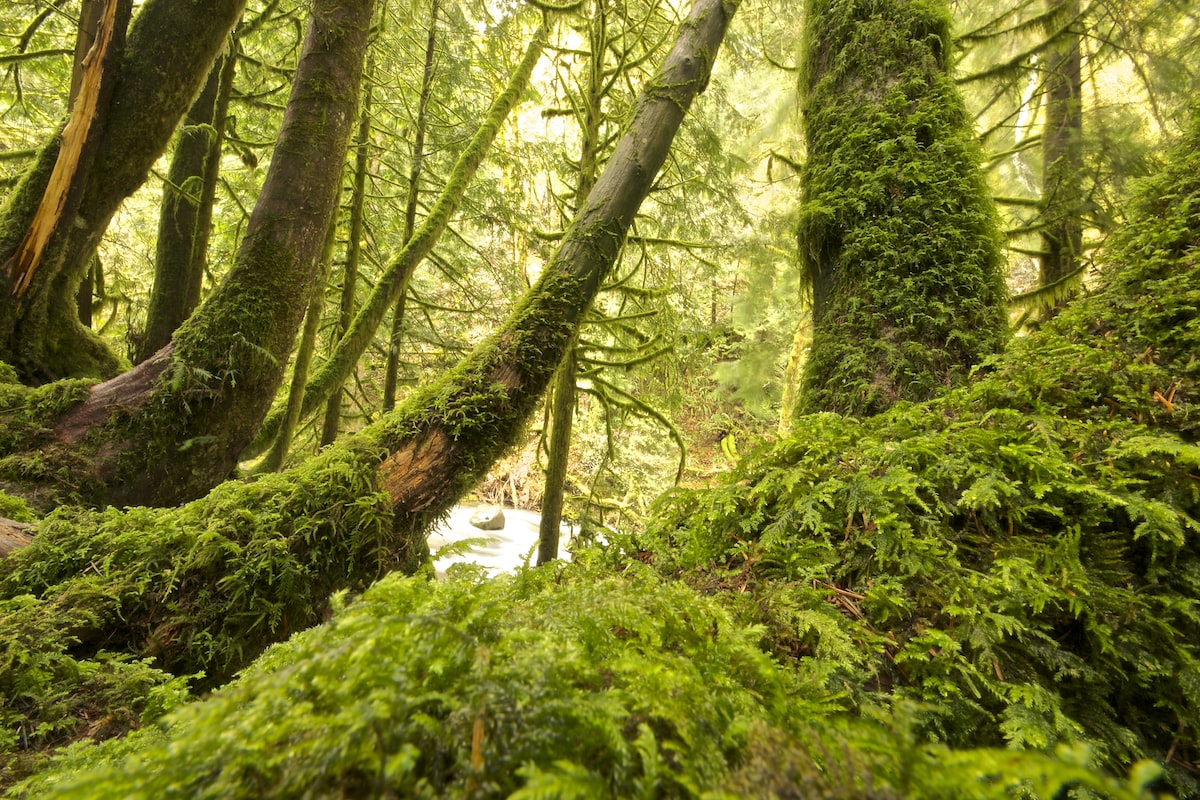
#> input picture Dataset/15.jpg, 1200 x 800 px, found by its file name
$ jupyter execute Edums_final.ipynb   (older library calls are emulated)
#> lines starting #> are read from the running program, lines starting #| are printed output that depends on the picture; long printed decimals are rounded
[cell 1]
import cv2
import numpy as np
from scipy import ndimage
from scipy.ndimage import gaussian_filter
from skimage.metrics import structural_similarity as ssim
from skimage.metrics import peak_signal_noise_ratio as psnr
from skimage.metrics import mean_squared_error as mse

[cell 2]
#phương pháp bicubic
img = cv2.imread("15.jpg")
#> img is the input picture: shape (800, 1200, 3); mean B, G, R 41.5, 117.8, 117.9

# resize bằng bicubic
bicubic = cv2.resize(img, None, fx=2, fy=2, interpolation=cv2.INTER_CUBIC)

img1 = bicubic
cv2.imwrite("15_bicubic.jpg", img1)
#> Out = True

[cell 3]
# EIAAF
gray = cv2.cvtColor(img1, cv2.COLOR_BGR2GRAY)

# tính gradient
gx = cv2.Sobel(gray, cv2.CV_32F, 1, 0)
gy = cv2.Sobel(gray, cv2.CV_32F, 0, 1)

mag = cv2.magnitude(gx, gy)
dir = cv2.phase(gx, gy)
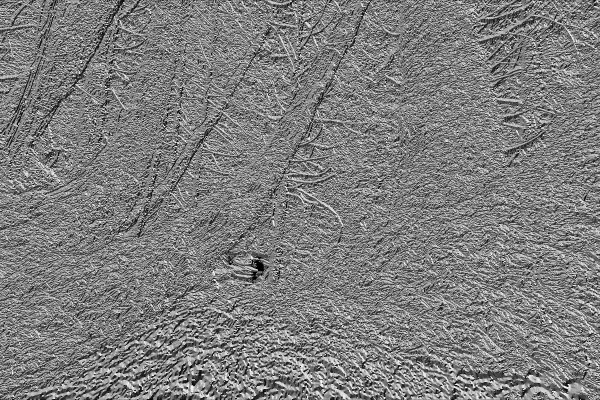
#> dir: shape (1600, 2400) float32 (shown at 1/4 size); min 0, max 6.28, mean 3.11; drawn with min black and max white

# mờ theo hướng cạnh
blur1 = cv2.GaussianBlur(img1, (5, 5), 0.5)
mask = cv2.normalize(mag, None, 0, 1, cv2.NORM_MINMAX)

# trộn
mask = np.stack([mask] * 3, axis=-1)
#> mask: shape (1600, 2400, 3) float32
jaggy_suppressed = img1*(1-mask) + blur1*mask
jaggy_suppressed = jaggy_suppressed.astype(np.uint8)
img2 = jaggy_suppressed
cv2.imwrite("15_EIAAF.jpg", img2)
#> Out = True

[cell 4]
# EDUMS
def tinh_gradient(anh):
    sobel_x = np.array([[-1, 0, 1],
                        [-2, 0, 2],
                        [-1, 0, 1]])
    sobel_y = np.array([[-1, -2, -1],
                        [ 0,  0,  0],
                        [ 1,  2,  1]])
    gx = ndimage.convolve(anh, sobel_x, mode='reflect')
    gy = ndimage.convolve(anh, sobel_y, mode='reflect')
    do_lon = np.sqrt(gx**2 + gy**2)
    huong = np.arctan2(gy, gx)
    return do_lon, huong, gx, gy

def rgb_to_ycbcr_fullrange(rgb):
    # rgb: float in 0..255
    R = rgb[...,0]; G = rgb[...,1]; B = rgb[...,2]
    Y  =  0.29900 * R + 0.58700 * G + 0.11400 * B
    Cb = 128.0 + (-0.168736 * R - 0.331264 * G + 0.5 * B)
    Cr = 128.0 + (0.5 * R - 0.418688 * G - 0.081312 * B)
    return Y, Cb, Cr

def ycbcr_to_rgb_fullrange(Y, Cb, Cr):
    cb = Cb - 128.0
    cr = Cr - 128.0
    R = Y + 1.40200 * cr
    G = Y - 0.344136 * cb - 0.714136 * cr
    B = Y + 1.77200 * cb
    return np.stack([R, G, B], axis=-1)

def edums_nhanh_ycbcr(anh, alpha=1.5, sigma=2.0, bgr=False, verbose=False):
    """
    Sharpen chỉ trên kênh Y (YCbCr full-range), giữ Cb/Cr nguyên vẹn.
    Trả về ảnh cùng dtype/scale như input. Nếu bgr=True thì input/output là BGR (cv2).
    Nếu verbose=True: in thông tin debug.
    """
    orig_dtype = anh.dtype
    arr = anh.astype(np.float64)

    # detect float 0..1 scaling
    scaled_from_0_1 = False
    if np.issubdtype(orig_dtype, np.floating) and arr.max() <= 1.0 + 1e-12:
        arr = arr * 255.0
        scaled_from_0_1 = True

    has_alpha = (arr.ndim == 3 and arr.shape[2] == 4)
    alpha_chan = None
    if has_alpha:
        alpha_chan = arr[...,3].copy()
        arr = arr[...,:3]

    if verbose:
        print("DEBUG: arr.shape", arr.shape, "dtype", orig_dtype, "scaled_from_0_1", scaled_from_0_1)

    # If grayscale input (HxW)
    if arr.ndim == 2:
        Y = arr
        do_lon, huong, gx, gy = tinh_gradient(Y)
        max_m = np.max(do_lon)
        do_lon_norm = do_lon / (max_m + 1e-10)
        w = np.clip(do_lon_norm, 0.0, 1.0)
        Y_blur = gaussian_filter(Y, sigma=sigma)
        mask = Y - Y_blur
        Y_sharp = np.clip(Y + alpha * mask * w, 0.0, 255.0)
        out = Y_sharp
    else:
        rgb = arr.copy()
        if bgr:
            rgb = rgb[..., ::-1]  # BGR -> RGB for processing

        # Convert to YCbCr (works with 0..255 float)
        Y, Cb, Cr = rgb_to_ycbcr_fullrange(rgb)

        # compute edge weight on Y
        do_lon, huong, gx, gy = tinh_gradient(Y)
        max_m = np.max(do_lon)
        do_lon_norm = do_lon / (max_m + 1e-10)
        w = np.clip(do_lon_norm, 0.0, 1.0)

        Y_blur = gaussian_filter(Y, sigma=sigma)
        mask = Y - Y_blur
        Y_sharp = np.clip(Y + alpha * mask * w, 0.0, 255.0)

        # Reconstruct RGB from sharpened Y and original Cb/Cr
        out_rgb = ycbcr_to_rgb_fullrange(Y_sharp, Cb, Cr)
        # Clip and ensure shape HxWx3
        out_rgb = np.clip(out_rgb, 0.0, 255.0)

        if bgr:
            out_rgb = out_rgb[..., ::-1]

        out = out_rgb

    # reattach alpha channel if present
    if has_alpha:
        alpha_chan_clipped = np.clip(alpha_chan, 0.0, 255.0)
        out = np.concatenate([out, alpha_chan_clipped[..., np.newaxis]], axis=2)

    # cast back to original dtype/scale
    if scaled_from_0_1:
        out = out / 255.0
        out = out.astype(orig_dtype)
    else:
        if np.issubdtype(orig_dtype, np.integer):
            out = np.clip(out, 0, 255).round().astype(orig_dtype)
        else:
            out = out.astype(orig_dtype)

    if verbose:
        print("DEBUG: out.shape", out.shape, "out.dtype", out.dtype,
              "min/max:", out.min(), out.max())
        if out.ndim == 3:
            print("DEBUG: channel means:", [out[...,c].mean() for c in range(out.shape[2])])

    return out

[cell 5]
# in ra ảnh sau khi dùng EDUMS
img3 = edums_nhanh_ycbcr(img2, alpha=1.5, sigma=1.5, bgr=True, verbose=True)
#| DEBUG: arr.shape (1600, 2400, 3) dtype uint8 scaled_from_0_1 False
#> in tinh_gradient, `gy = ndimage.convolve(anh, sobel_y, mode='reflect')`:
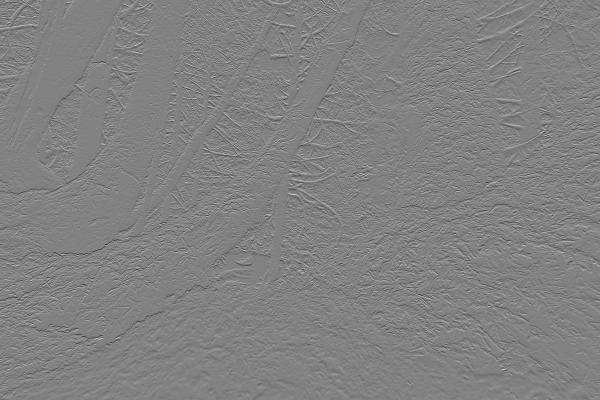
#> gy: shape (1600, 2400) float64 (shown at 1/4 size); min -655.7, max 635.9, mean 0.2; drawn with min black and max white
#> in edums_nhanh_ycbcr, `max_m = np.max(do_lon)`: max_m = 685.3
#> in edums_nhanh_ycbcr, `out_rgb = np.clip(out_rgb, 0.0, 255.0)`:
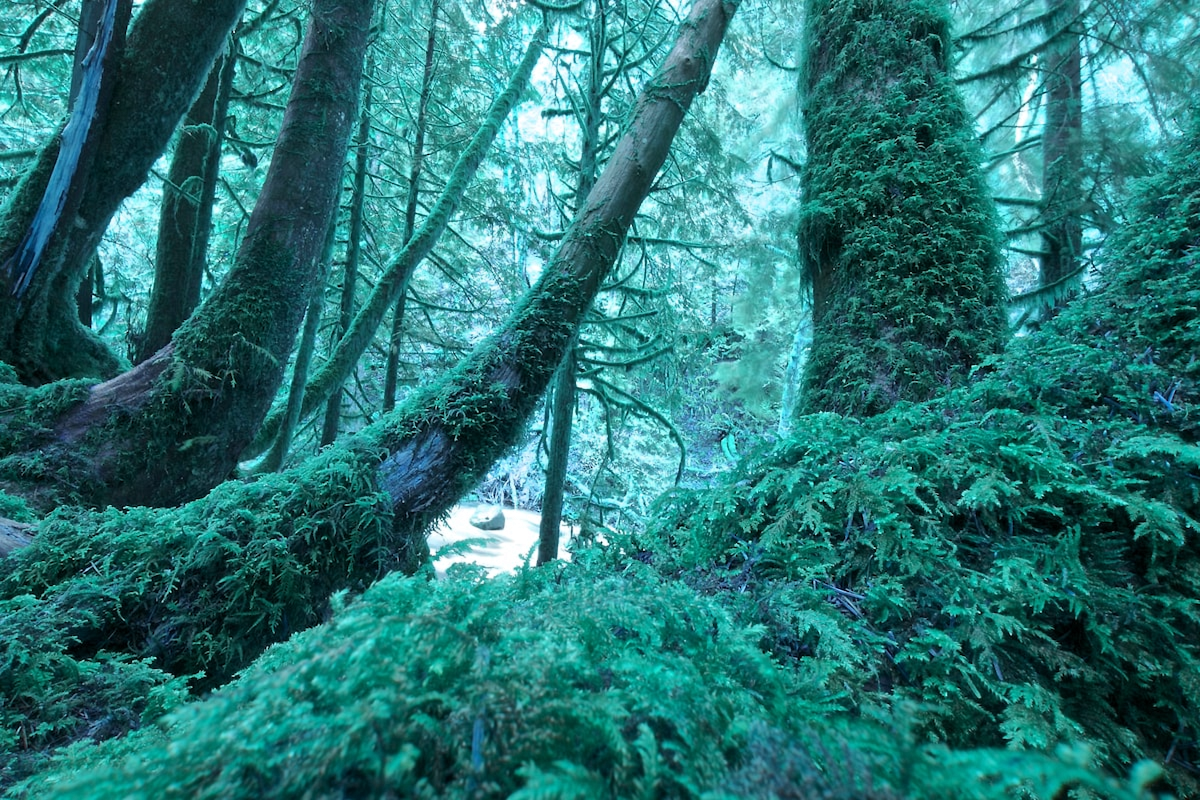
#> out_rgb: shape (1600, 2400, 3) float64 (shown at 1/2 size); mean of channels 0, 1, 2 117.6, 117.5, 41.5; drawn as B, G, R
#| DEBUG: out.shape (1600, 2400, 3) out.dtype uint8 min/max: 0 255
#| DEBUG: channel means: [41.488, 117.481, 117.633]
cv2.imwrite('15_edums.png', img3)
#> Out = True

[cell 6]
#Khử rung EICL
def phat_hien_canh_sobel(anh_kenh, scale=1.0):
    """
    Phát hiện cạnh bằng Sobel trên một kênh
    """
    sobel_x = np.array([[-1, 0, 1], [-2, 0, 2], [-1, 0, 1]]) * scale
    sobel_y = np.array([[-1, -2, -1], [0, 0, 0], [1, 2, 1]]) * scale

    gx = ndimage.convolve(anh_kenh, sobel_x, mode='reflect')
    gy = ndimage.convolve(anh_kenh, sobel_y, mode='reflect')

    edge_magnitude = np.sqrt(gx**2 + gy**2)
    edge_magnitude = edge_magnitude / (edge_magnitude.max() + 1e-10)

    return edge_magnitude


def tao_ban_do_trong_so(edge_map, nguong=0.1, sigma_expand=2.0):
    """
    Tạo bản đồ trọng số từ edge map
    Vùng gần cạnh có trọng số cao hơn (cần loại bỏ ringing nhiều hơn)
    """
    # Tạo binary edge map
    binary_edges = (edge_map > nguong).astype(float)

    # Mở rộng vùng cạnh bằng Gaussian
    weight_map = gaussian_filter(binary_edges, sigma=sigma_expand)
    weight_map = np.clip(weight_map, 0.0, 1.0)

    return weight_map


def eicl_mot_kenh(kenh, nguong_canh=0.08, sigma_smooth=1.2, alpha=0.5):
    """
    Áp dụng EICL lên một kênh ảnh (Y, hoặc R, G, B)

    Args:
        kenh: Kênh ảnh (0-255)
        nguong_canh: Ngưỡng phát hiện cạnh
        sigma_smooth: Độ mạnh làm mượt
        alpha: Cường độ loại bỏ ringing (0-1)

    Returns:
        Kênh đã xử lý
    """
    # Phát hiện cạnh
    edge_map = phat_hien_canh_sobel(kenh)

    # Tạo bản đồ trọng số
    weight_map = tao_ban_do_trong_so(edge_map, nguong=nguong_canh, sigma_expand=sigma_smooth * 1.5)

    # Làm mượt kênh
    kenh_muot = gaussian_filter(kenh, sigma=sigma_smooth)

    # Trộn: vùng có ringing (gần cạnh) sẽ được làm mượt nhiều hơn
    kenh_eicl = kenh * (1.0 - alpha * weight_map) + kenh_muot * (alpha * weight_map)

    return kenh_eicl, edge_map, weight_map


def eicl_sau_edums(anh_edums, nguong_canh=0.08, sigma_smooth=1.2, alpha=0.5,
                   bgr=False, verbose=False):
    """
    Áp dụng EICL để loại bỏ ringing artifacts sau khi sharpen bằng EDUMS.
    Xử lý trên không gian YCbCr, chỉ làm mượt kênh Y để giữ màu sắc.

    Args:
        anh_edums: Ảnh output từ EDUMS
        nguong_canh: Ngưỡng phát hiện cạnh (0.05-0.15 tốt)
        sigma_smooth: Độ mạnh làm mượt (1.0-2.0 tốt)
        alpha: Cường độ loại bỏ ringing (0.3-0.7 tốt)
        bgr: True nếu input là BGR (OpenCV)
        verbose: In thông tin debug

    Returns:
        Ảnh đã loại bỏ ringing, cùng dtype/scale với input
    """
    orig_dtype = anh_edums.dtype
    arr = anh_edums.astype(np.float64)

    # Kiểm tra scale 0-1
    scaled_from_0_1 = False
    if np.issubdtype(orig_dtype, np.floating) and arr.max() <= 1.0 + 1e-12:
        arr = arr * 255.0
        scaled_from_0_1 = True

    # Xử lý alpha channel
    has_alpha = (arr.ndim == 3 and arr.shape[2] == 4)
    alpha_chan = None
    if has_alpha:
        alpha_chan = arr[..., 3].copy()
        arr = arr[..., :3]

    if verbose:
        print(f"EICL: shape={arr.shape}, dtype={orig_dtype}, scaled_0_1={scaled_from_0_1}")

    # Xử lý ảnh xám
    if arr.ndim == 2:
        Y_eicl, edge_map, weight_map = eicl_mot_kenh(arr, nguong_canh, sigma_smooth, alpha)
        out = np.clip(Y_eicl, 0.0, 255.0)

    # Xử lý ảnh màu
    else:
        rgb = arr.copy()
        if bgr:
            rgb = rgb[..., ::-1]  # BGR -> RGB

        # Chuyển sang YCbCr
        Y, Cb, Cr = rgb_to_ycbcr_fullrange(rgb)

        # Chỉ áp dụng EICL lên kênh Y (giữ nguyên Cb, Cr)
        Y_eicl, edge_map, weight_map = eicl_mot_kenh(Y, nguong_canh, sigma_smooth, alpha)
        Y_eicl = np.clip(Y_eicl, 0.0, 255.0)

        # Chuyển ngược về RGB
        out_rgb = ycbcr_to_rgb_fullrange(Y_eicl, Cb, Cr)
        out_rgb = np.clip(out_rgb, 0.0, 255.0)

        if bgr:
            out_rgb = out_rgb[..., ::-1]  # RGB -> BGR

        out = out_rgb

    # Gắn lại alpha channel
    if has_alpha:
        out = np.concatenate([out, alpha_chan[..., np.newaxis]], axis=2)

    # Chuyển về dtype/scale gốc
    if scaled_from_0_1:
        out = out / 255.0
        out = out.astype(orig_dtype)
    else:
        if np.issubdtype(orig_dtype, np.integer):
            out = np.clip(out, 0, 255).round().astype(orig_dtype)
        else:
            out = out.astype(orig_dtype)

    if verbose:
        print(f"EICL output: shape={out.shape}, dtype={out.dtype}, range=[{out.min():.2f}, {out.max():.2f}]")

    return out

[cell 7]
img4 = eicl_sau_edums(img3, nguong_canh=0.08, sigma_smooth=1.2, alpha=0.5, bgr=True, verbose=True)
#| EICL: shape=(1600, 2400, 3), dtype=uint8, scaled_0_1=False
#| EICL output: shape=(1600, 2400, 3), dtype=uint8, range=[0.00, 255.00]
cv2.imwrite('15_eicl.png', img4)
#> Out = True

[cell 8]
# đánh giá chất lượng ảnh

# Use the original upscaled image for comparison
img5 = img1  # Original bicubic upscaled image
img6 = img4  # EIAAF processed image

# Convert img3 (single channel output) to 3-channel for comparison if needed
# Ensure both images have the same shape for comparison
if img5.shape != img6.shape:
	img6 = cv2.cvtColor(img6.astype(np.uint8), cv2.COLOR_GRAY2BGR)

# Tính các chỉ số
psnr_value = psnr(img5, img6)
#> psnr_value = 44.55
ssim_value = ssim(img5, img6, channel_axis=-1)
#> ssim_value = 0.997
mse_value = mse(img5, img6)
#> mse_value = 2.28
rms_value = np.sqrt(mse_value)
#> rms_value = 1.51

print(f"PSNR: {psnr_value}")
#| PSNR: 44.554
print(f"SSIM: {ssim_value}")
#| SSIM: 0.9971
print(f"MSE: {mse_value}")
#| MSE: 2.279
print(f"RMS: {rms_value}")
#| RMS: 1.510

$ run again, with Dataset/1.jpg copied over Dataset/15.jpg
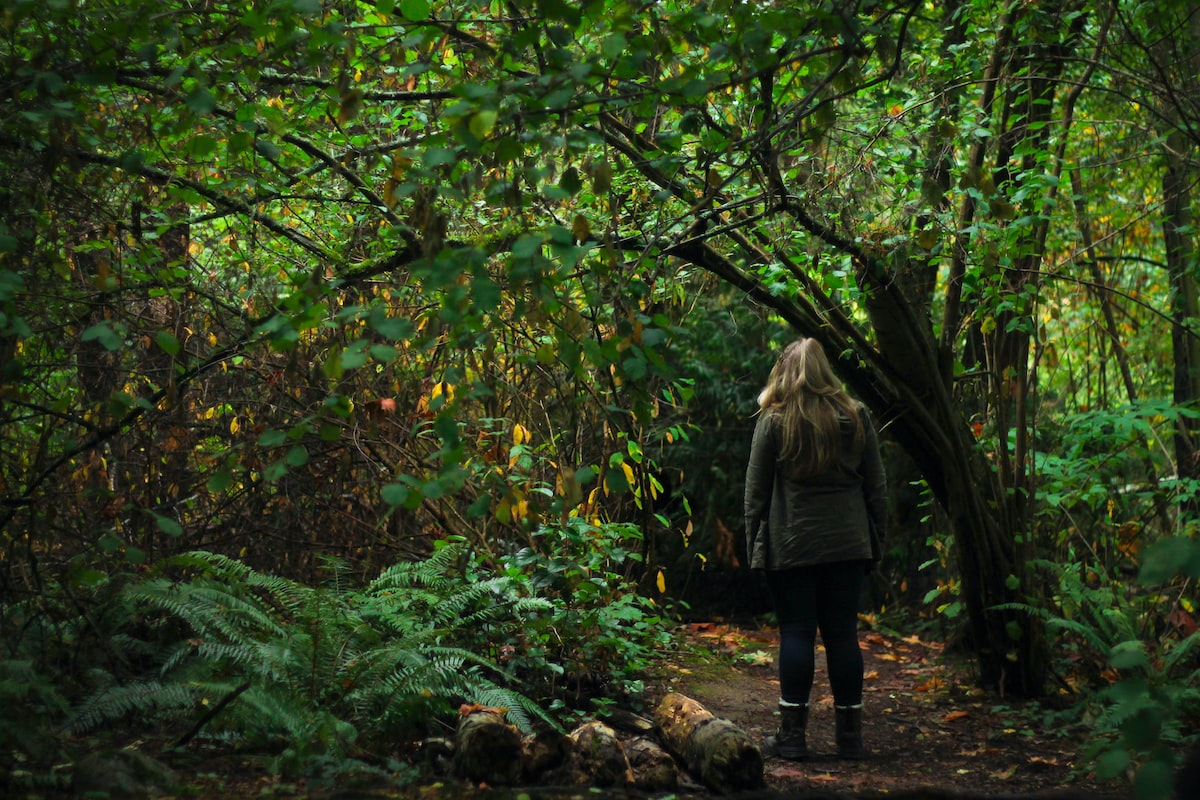
#> input picture Dataset/1.jpg, 1200 x 800 px, found by its file name
#> img is the input picture: shape (800, 1200, 3); mean B, G, R 28.5, 60.1, 47.3
#> `cv2.imwrite("15_bicubic.jpg", img1)`: Out = True
#> `mag = cv2.magnitude(gx, gy)`:
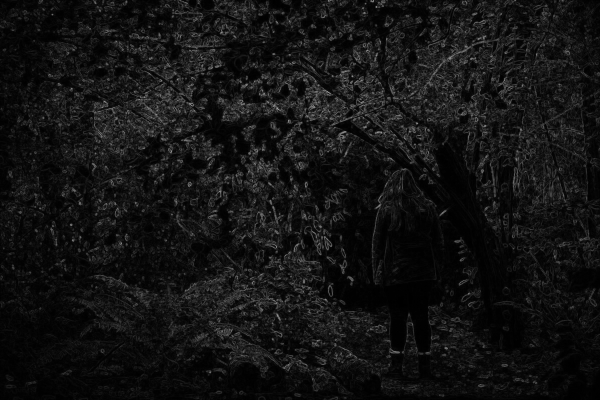
#> mag: shape (1600, 2400) float32 (shown at 1/4 size); min 0, max 719.6, mean 53.9; drawn with min black and max white
#> `dir = cv2.phase(gx, gy)`:
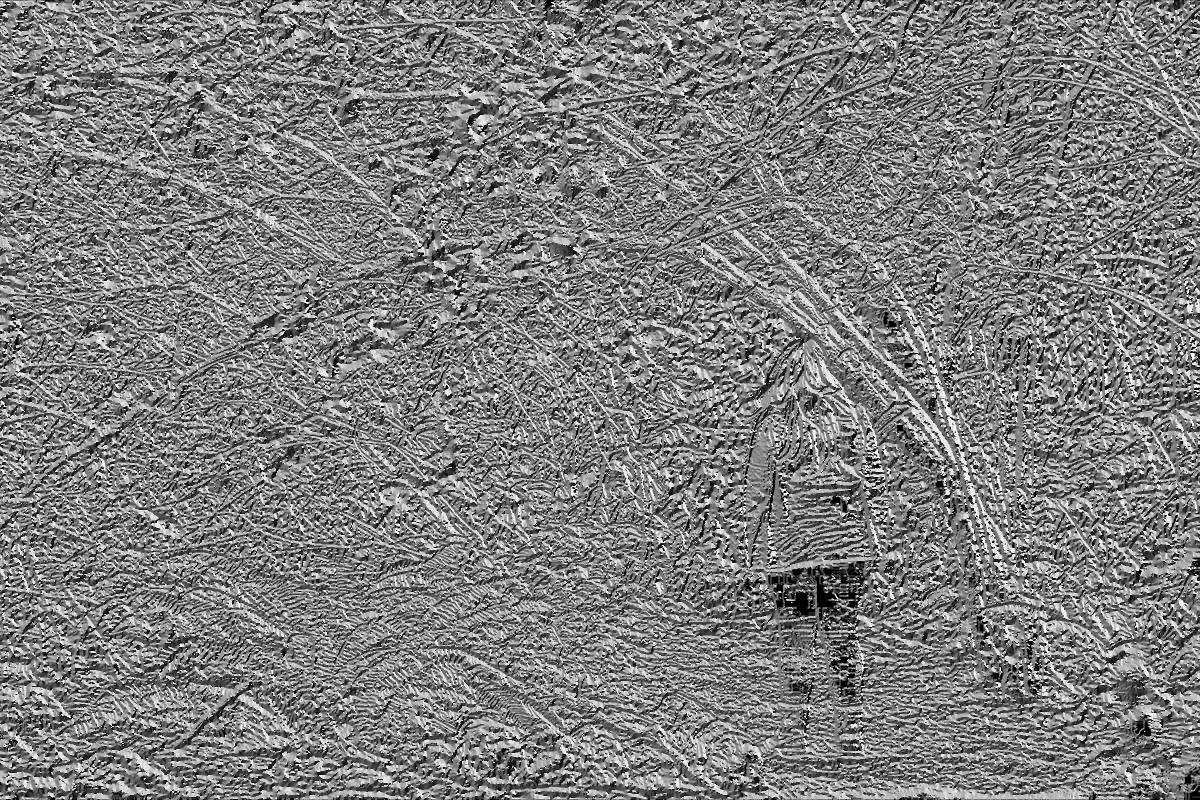
#> dir: shape (1600, 2400) float32 (shown at 1/2 size); min 0, max 6.28, mean 3.12; drawn with min black and max white
#| DEBUG: arr.shape (1600, 2400, 3) dtype uint8 scaled_from_0_1 False
#> max_m = 682.3
#| DEBUG: out.shape (1600, 2400, 3) out.dtype uint8 min/max: 0 255
#| DEBUG: channel means: [28.461, 59.976, 47.184]
#> `cv2.imwrite('15_edums.png', img3)`: Out = True
#| EICL: shape=(1600, 2400, 3), dtype=uint8, scaled_0_1=False
#| EICL output: shape=(1600, 2400, 3), dtype=uint8, range=[0.00, 255.00]
#> psnr_value = 47.85
#> ssim_value = 0.998
#> mse_value = 1.07
#> rms_value = 1.03
#| PSNR: 47.854
#| SSIM: 0.9983
#| MSE: 1.066
#| RMS: 1.032
